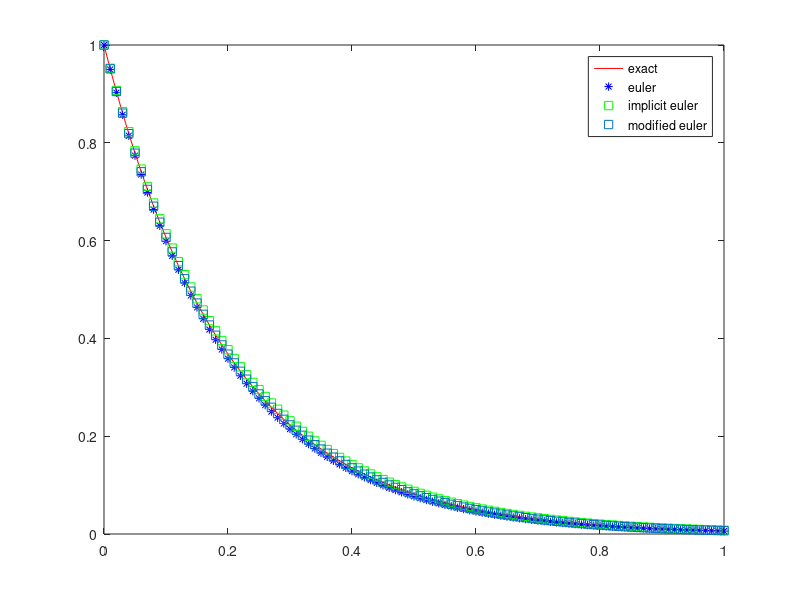

Write MATLAB code to recreate this figure.
function chap1_euler
% Euler method for solving ODEs
% u'=f(t,u), u(0)=u0
% f(t,u) = -5u

% by cheng xiao
T=1;
h=0.01;
t=0:h:T;
N=length(t)-1;

%精确解
solu = exp(-5*t);

u0 =1;
f = @f1;
u_euler = euler(f,u0,t,h,N);
u_implicit_euler = implicit_euler(f,u0,t,h,N);
u_modified_euler = modified_euler(f,u0,t,h,N);

figure(1)
plot(t,solu,'r',t,u_euler,'*b',t,u_implicit_euler,'gs',t,u_modified_euler,'s')
legend('exact','euler','implicit euler','modified euler')
end


function u = euler(f,u0,t,h,N)
u = zeros(N+1,1);
u(1) = u0;
for i=1:N
    u(i+1) = u(i) + h*f(t(i),u(i));
end
end

function u = implicit_euler(f,u0,t,h,N)
u = zeros(N+1,1);
u(1) = u0;
eps_in = 1e-6;
K_in = 6;
for n=1:N
    s1 = u(n);
    k=1;
    du =1;
    % du 就是看两个迭代值之间的差值是不是足够小
    while k<=K_in && abs(du)>eps_in
        s2 = u(n)+h*f(t(n+1),s1);
        du = s2-s1;
        s1 = s2;
        k = k+1;
    end
    u(n+1) = s1;
end
end

function u = modified_euler(f,u0,t,h,N)
u = zeros(N+1,1);
u(1) = u0;
eps_in = 1e-6;
K_in = 6;
for n=1:N
    fn = f(t(n),u(n));
    s1 = u(n);
    k=1;
    du = 1;
    while k<=K_in && abs(du)>eps_in
        s2 = u(n)+h/2*(fn+f(t(n+1),s1));
        du = s2-s1;
        s1 = s2;
        k = k+1;
    end
    u(n+1) = s1;
end
end

function f = f1(t,u)
f=-5*u;
end
